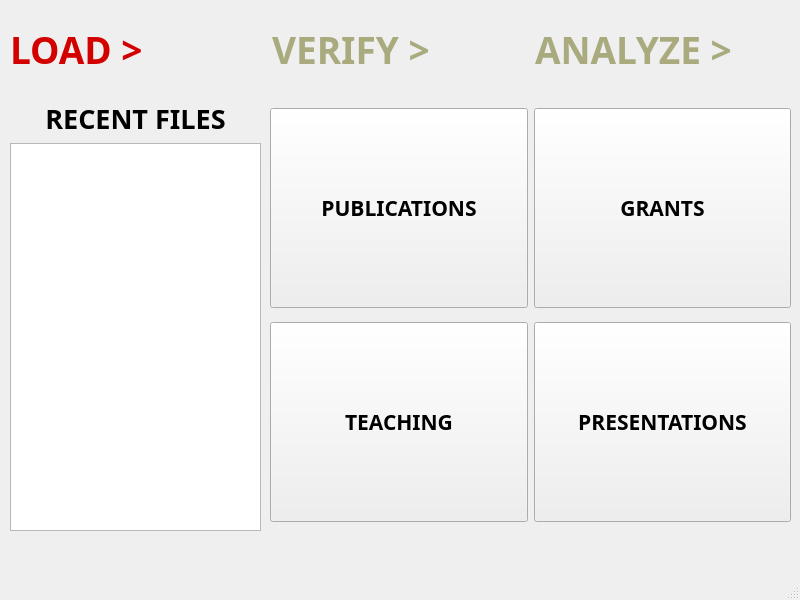
<?xml version="1.0" encoding="UTF-8"?>
<ui version="4.0">
 <class>LoadCSV</class>
 <widget class="QMainWindow" name="LoadCSV">
  <property name="geometry">
   <rect>
    <x>0</x>
    <y>0</y>
    <width>800</width>
    <height>600</height>
   </rect>
  </property>
  <property name="windowTitle">
   <string>MainWindow</string>
  </property>
  <widget class="QWidget" name="centralwidget">
   <widget class="QWidget" name="verticalLayoutWidget">
    <property name="geometry">
     <rect>
      <x>10</x>
      <y>100</y>
      <width>251</width>
      <height>431</height>
     </rect>
    </property>
    <layout class="QVBoxLayout" name="recent_files_area">
     <item>
      <widget class="QLabel" name="recent_files_label">
       <property name="font">
        <font>
         <family>Arial Black</family>
         <weight>75</weight>
         <bold>true</bold>
        </font>
       </property>
       <property name="text">
        <string>&lt;html&gt;&lt;head/&gt;&lt;body&gt;&lt;p align=&quot;center&quot;&gt;&lt;span style=&quot; font-size:20pt; font-weight:600;&quot;&gt;RECENT FILES&lt;/span&gt;&lt;/p&gt;&lt;/body&gt;&lt;/html&gt;</string>
       </property>
       <property name="alignment">
        <set>Qt::AlignLeading|Qt::AlignLeft|Qt::AlignTop</set>
       </property>
      </widget>
     </item>
     <item>
      <widget class="QListView" name="recent_files_list"/>
     </item>
    </layout>
   </widget>
   <widget class="QWidget" name="verticalLayoutWidget_2">
    <property name="geometry">
     <rect>
      <x>270</x>
      <y>100</y>
      <width>521</width>
      <height>431</height>
     </rect>
    </property>
    <layout class="QVBoxLayout" name="select_csv_area">
     <item>
      <layout class="QHBoxLayout" name="horizontalLayout_3">
       <item>
        <widget class="QPushButton" name="publication_btn">
         <property name="minimumSize">
          <size>
           <width>200</width>
           <height>200</height>
          </size>
         </property>
         <property name="font">
          <font>
           <family>Arial Black</family>
           <pointsize>16</pointsize>
           <weight>75</weight>
           <bold>true</bold>
          </font>
         </property>
         <property name="text">
          <string>PUBLICATIONS</string>
         </property>
        </widget>
       </item>
       <item>
        <widget class="QPushButton" name="grant_btn">
         <property name="minimumSize">
          <size>
           <width>200</width>
           <height>200</height>
          </size>
         </property>
         <property name="font">
          <font>
           <family>Arial Black</family>
           <pointsize>16</pointsize>
           <weight>75</weight>
           <bold>true</bold>
          </font>
         </property>
         <property name="text">
          <string>GRANTS</string>
         </property>
        </widget>
       </item>
      </layout>
     </item>
     <item>
      <layout class="QHBoxLayout" name="horizontalLayout_2">
       <item>
        <widget class="QPushButton" name="teaching_btn">
         <property name="minimumSize">
          <size>
           <width>200</width>
           <height>200</height>
          </size>
         </property>
         <property name="font">
          <font>
           <family>Arial Black</family>
           <pointsize>16</pointsize>
           <weight>75</weight>
           <bold>true</bold>
          </font>
         </property>
         <property name="text">
          <string>TEACHING</string>
         </property>
        </widget>
       </item>
       <item>
        <widget class="QPushButton" name="presentation_btn">
         <property name="minimumSize">
          <size>
           <width>200</width>
           <height>200</height>
          </size>
         </property>
         <property name="font">
          <font>
           <family>Arial Black</family>
           <pointsize>16</pointsize>
           <weight>75</weight>
           <bold>true</bold>
          </font>
         </property>
         <property name="text">
          <string>PRESENTATIONS</string>
         </property>
        </widget>
       </item>
      </layout>
     </item>
    </layout>
   </widget>
   <widget class="QWidget" name="horizontalLayoutWidget">
    <property name="geometry">
     <rect>
      <x>10</x>
      <y>10</y>
      <width>781</width>
      <height>80</height>
     </rect>
    </property>
    <layout class="QHBoxLayout" name="navigation_area">
     <item>
      <widget class="QLabel" name="load_label">
       <property name="font">
        <font>
         <family>Arial Black</family>
         <weight>75</weight>
         <bold>true</bold>
        </font>
       </property>
       <property name="text">
        <string>&lt;html&gt;&lt;head/&gt;&lt;body&gt;&lt;p&gt;&lt;span style=&quot; font-size:28pt; font-weight:600; color:#d30000;&quot;&gt;LOAD &amp;gt;&lt;/span&gt;&lt;/p&gt;&lt;/body&gt;&lt;/html&gt;</string>
       </property>
      </widget>
     </item>
     <item>
      <widget class="QLabel" name="verify_label">
       <property name="font">
        <font>
         <family>Arial Black</family>
         <weight>75</weight>
         <bold>true</bold>
        </font>
       </property>
       <property name="text">
        <string>&lt;html&gt;&lt;head/&gt;&lt;body&gt;&lt;p&gt;&lt;span style=&quot; font-size:28pt; font-weight:600; color:#aaaa7f;&quot;&gt;VERIFY &amp;gt;&lt;/span&gt;&lt;/p&gt;&lt;/body&gt;&lt;/html&gt;</string>
       </property>
      </widget>
     </item>
     <item>
      <widget class="QLabel" name="analyze_label">
       <property name="font">
        <font>
         <family>Arial Black</family>
         <weight>75</weight>
         <bold>true</bold>
        </font>
       </property>
       <property name="text">
        <string>&lt;html&gt;&lt;head/&gt;&lt;body&gt;&lt;p&gt;&lt;span style=&quot; font-size:28pt; font-weight:600; color:#aaaa7f;&quot;&gt;ANALYZE &amp;gt;&lt;/span&gt;&lt;/p&gt;&lt;/body&gt;&lt;/html&gt;</string>
       </property>
      </widget>
     </item>
    </layout>
   </widget>
  </widget>
  <widget class="QMenuBar" name="menubar">
   <property name="geometry">
    <rect>
     <x>0</x>
     <y>0</y>
     <width>800</width>
     <height>21</height>
    </rect>
   </property>
  </widget>
  <widget class="QStatusBar" name="statusbar"/>
 </widget>
 <resources/>
 <connections/>
</ui>
